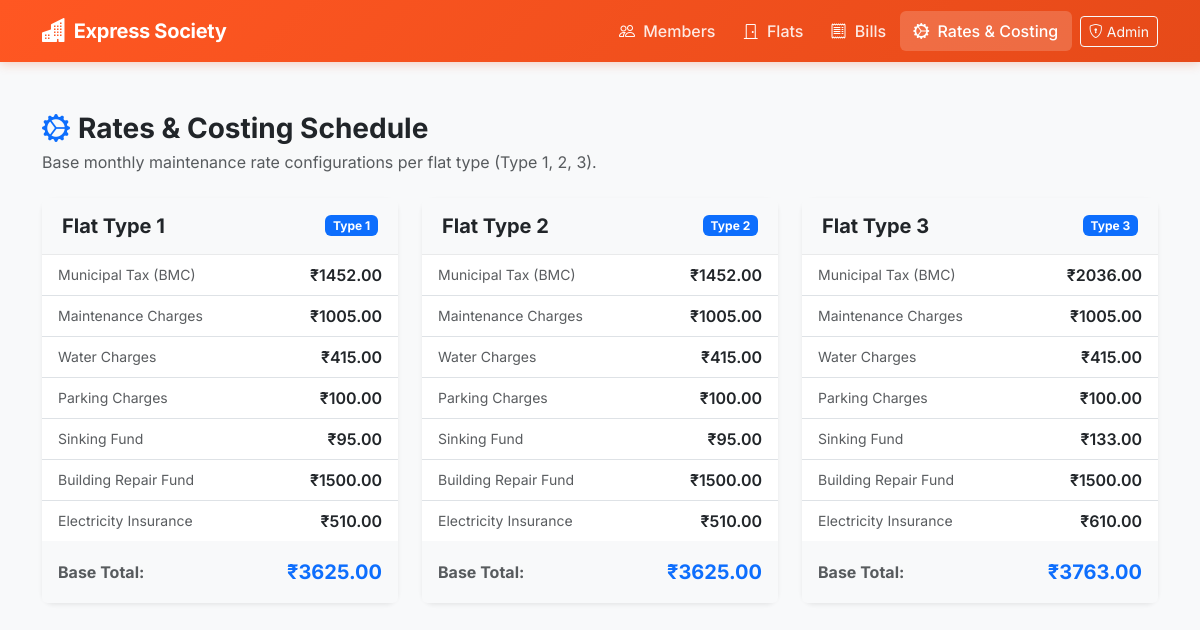
The app's page /billing/ with its own data.
### billing/models.py (models this page shows, shortened)
class BillDetails(models.Model):
    flat_type       = models.CharField(max_length =1, help_text ="Your Choices are 1, 2, 3.", default="3")
    municipal_tax   = models.DecimalField(max_digits=10, decimal_places=2, help_text = "Taxes Levied by BMC")
    maintenance     = models.DecimalField(max_digits=10, decimal_places=2, help_text = "Maintenance Charges")
    water_charges   = models.DecimalField(max_digits=10, decimal_places=2, help_text = "Water Costs")
    parking_charges = models.DecimalField(max_digits=10, decimal_places=2, help_text = "Car/Scooter/Stilt")
    sinking_fund    = models.DecimalField(max_digits=10, decimal_places=2, help_text = "Sinking Fund")
    building_repair = models.DecimalField(max_digits=10, decimal_places=2, help_text = "Fund for Building Repairs")
    elec_ins_chgs   = models.DecimalField("Electricity Insurance Charges", max_digits=10,
                                            decimal_places=2,
                                            help_text = "Electricity Insurance"
                                        )
    class Meta:
        verbose_name_plural = "Billing Details"
    def maintenance_total(self):
        return(self.maintenance +
                self.water_charges +
                self.parking_charges +
                self.sinking_fund +
                self.building_repair +
                self.elec_ins_chgs
                )

### billing/views.py (the view)
# urls.py: path('', bill_costing, name = "bill-costing"),
def bill_costing(request):
    initial_amounts = BillDetails.objects.all().order_by('flat_type')
    context = {'initial_amounts': initial_amounts}
    return render(request, 'billing/initial_bill.html', context)

### society/templates/billing/initial_bill.html (shortened to what this page needs)
{% extends 'base.html' %}
{% block content %}
<div class="row align-items-center mb-4">
    <div class="col-md-8">
        <h2 class="h3 mb-1 fw-bold text-dark">
            <i class="bi bi-gear-wide-connected text-primary me-2"></i>Rates & Costing Schedule
        </h2>
        <p class="text-muted mb-0">Base monthly maintenance rate configurations per flat type (Type 1, 2, 3).</p>
    </div>
</div>
<div class="row g-4">
    {% for initial in initial_amounts %}
        <div class="col-md-4">
            <div class="card shadow-sm border-0 h-100">
                <div class="card-header bg-light d-flex justify-content-between align-items-center py-3">
                    <h5 class="fw-bold mb-0 text-dark">Flat Type {{ initial.flat_type }}</h5>
                    <span class="badge bg-primary">Type {{ initial.flat_type }}</span>
                </div>
                <div class="card-body p-0">
                    <ul class="list-group list-group-flush">
                        <li class="list-group-item d-flex justify-content-between align-items-center py-2">
                            <span class="text-muted small">Municipal Tax (BMC)</span>
                            <span class="fw-semibold">₹{{ initial.municipal_tax }}</span>
                        </li>
                        <li class="list-group-item d-flex justify-content-between align-items-center py-2">
                            <span class="text-muted small">Maintenance Charges</span>
                            <span class="fw-semibold">₹{{ initial.maintenance }}</span>
                        </li>
                        <li class="list-group-item d-flex justify-content-between align-items-center py-2">
                            <span class="text-muted small">Water Charges</span>
                            <span class="fw-semibold">₹{{ initial.water_charges }}</span>
                        </li>
                        <li class="list-group-item d-flex justify-content-between align-items-center py-2">
                            <span class="text-muted small">Parking Charges</span>
                            <span class="fw-semibold">₹{{ initial.parking_charges }}</span>
                        </li>
                        <li class="list-group-item d-flex justify-content-between align-items-center py-2">
                            <span class="text-muted small">Sinking Fund</span>
                            <span class="fw-semibold">₹{{ initial.sinking_fund }}</span>
                        </li>
                        <li class="list-group-item d-flex justify-content-between align-items-center py-2">
                            <span class="text-muted small">Building Repair Fund</span>
                            <span class="fw-semibold">₹{{ initial.building_repair }}</span>
                        </li>
                        <li class="list-group-item d-flex justify-content-between align-items-center py-2">
                            <span class="text-muted small">Electricity Insurance</span>
                            <span class="fw-semibold">₹{{ initial.elec_ins_chgs }}</span>
                        </li>
                    </ul>
                </div>
                <div class="card-footer bg-light border-0 p-3">
                    <div class="d-flex justify-content-between align-items-center">
                        <span class="text-muted fw-bold">Base Total:</span>
                        <span class="fs-5 fw-bold text-primary">₹{{ initial.maintenance_total }}</span>
                    </div>
                </div>
            </div>
        </div>
    {% empty %}
        <div class="col-12 text-center py-5">
            <p class="text-muted">No rate configurations found.</p>
        </div>
    {% endfor %}
</div>
{% endblock content %}

### static/css/stylesheet.css (style rules this page uses)
:root { --brand-primary: #ff5722; --brand-dark: #e64a19; --brand-light: #ffccbc; --text-primary: #212529; --card-shadow: 0 4px 12px rgba(0, 0, 0, 0.05); }
body { padding-top: 5rem; font-family: 'Inter', system-ui, -apple-system, sans-serif; color: var(--text-primary); background-color: #f8f9fa; min-height: 100vh; }
.card { border: 1px solid rgba(0, 0, 0, 0.08); border-radius: 12px; box-shadow: var(--card-shadow); background-color: #ffffff; }
.card-header { background-color: transparent; border-bottom: 1px solid rgba(0, 0, 0, 0.06); font-weight: 600; padding: 1rem 1.25rem; }

### records on screen
BillDetails: flat_type "1", municipal_tax "1452.00", maintenance "1005.00", water_charges "415.00", parking_charges "100.00", sinking_fund "95.00", building_repair "1500.00", elec_ins_chgs "510.00", maintenance_total "3625.00"
BillDetails: flat_type "2", municipal_tax "1452.00", maintenance "1005.00", water_charges "415.00", parking_charges "100.00", sinking_fund "95.00", building_repair "1500.00", elec_ins_chgs "510.00", maintenance_total "3625.00"
BillDetails: flat_type "3", municipal_tax "2036.00", maintenance "1005.00", water_charges "415.00", parking_charges "100.00", sinking_fund "133.00", building_repair "1500.00", elec_ins_chgs "610.00", maintenance_total "3763.00"
